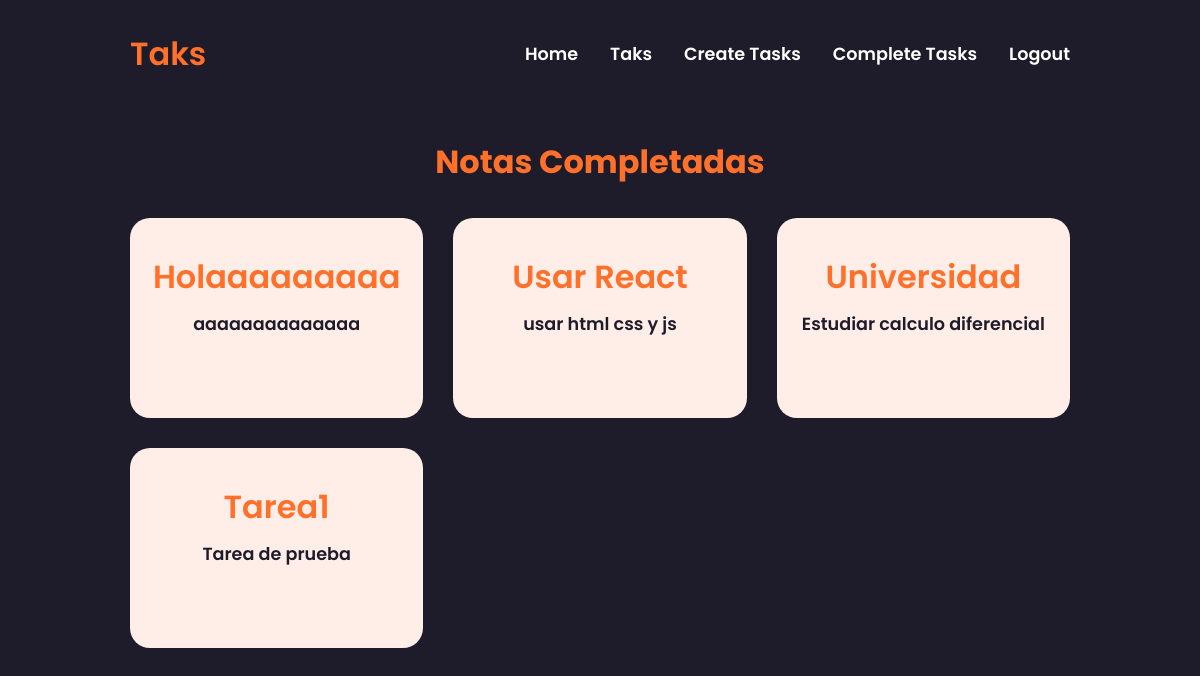
/CompleteTask/ (signed in), run on the app's committed database.
### Taks/models.py (models this page shows, shortened)
class taks(models.Model):
    Title= models.CharField(max_length=150)
    Description = models.TextField(blank=True)
    Created= models.DateTimeField(auto_now_add=True)
    Datecompleted= models.DateTimeField(null=True, blank=True)
    important= models.BooleanField(default=False)
    User= models.ForeignKey(User, on_delete=models.CASCADE)
    class Meta:
        verbose_name="Task"
        verbose_name_plural="Tasks"
        db_table="Tasks"

### Taks/views.py (the view)
# urls.py: path('CompleteTask/', taskcompleted, name ="CompleteTask"),
@login_required(login_url='/Autenticacion/login')
def taskcompleted(request):
    tasks = taks.objects.filter(User=request.user, Datecompleted__isnull=False ).order_by('-Datecompleted')
    return render(request,'Complete.html',{'task':tasks})

### Taks/Templates/Complete.html (shortened to what this page needs)
{% extends 'Base.html' %}
{% load static %}
{% block content %}
<section class="Tareas">
    <div class="menu">
        <h1>Notas Completadas</h1>
    </div>
    <div class="tasks">
        {% for task in task %}
        <div class="tasks-container">
            <div class="task-texts">
                <h1 id="completadas">{{task.Title}}</h1>
                <p>{{task.Description}}</p>
            </div>
        </div>
        {% endfor %}
    </div>
</section>
{% endblock %}

### CRUD/static/css/style.css (style rules this page uses)
* { margin: 0; padding: 0; box-sizing: border-box; font-family: 'Poppins', sans-serif; text-decoration: none; list-style: none; }
:root { --bg_color: #1e1c2a; --main_color:#ff702a; --text_color:#fff; }
body { background-color: var(--bg_color); }
.Tareas { margin: 30px 130px; }
.menu { margin-bottom: 2rem; text-align: center; }
.menu h1 { font-size: 2rem; font-weight: 700; color:var(--main_color) }
.tasks { color: white; display: grid; gap: 30px; grid-template-columns: repeat(3, 1fr); grid-auto-rows:200px; }
.tasks-container { background-color: #feeee7; border-radius: 20px; position: relative; align-items: center; }
.task-texts { margin-top: 35px; display: flex; flex-direction: column; align-content: center; align-items: center; }
.task-texts p { font-size: 1.1em; font-weight: 600; margin-top: 10px; color: var(--bg_color) ; }
#completadas { font-size: 2em; color:var(--main_color); font-weight: 600; }

### data on the page
taks: Title "Holaaaaaaaaa", Description "aaaaaaaaaaaaaa"
taks: Title "Usar React", Description "usar html css y js"
taks: Title "Universidad", Description "Estudiar calculo diferencial"
taks: Title "Tarea1", Description "Tarea de prueba"
